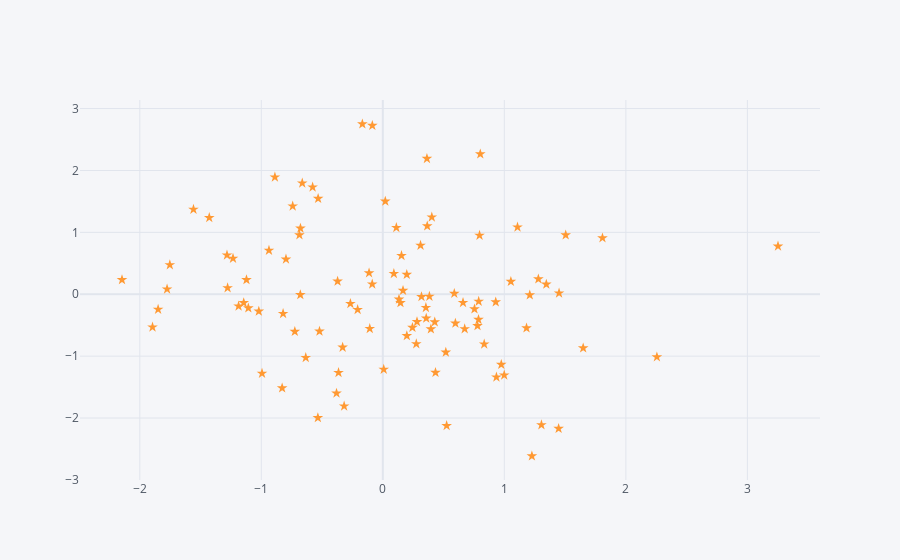

The notebook cell saved with this chart:
### Code cell
data.iplot(kind='scatter', x='A', y='B', mode='markers', size=8, symbol='star')
